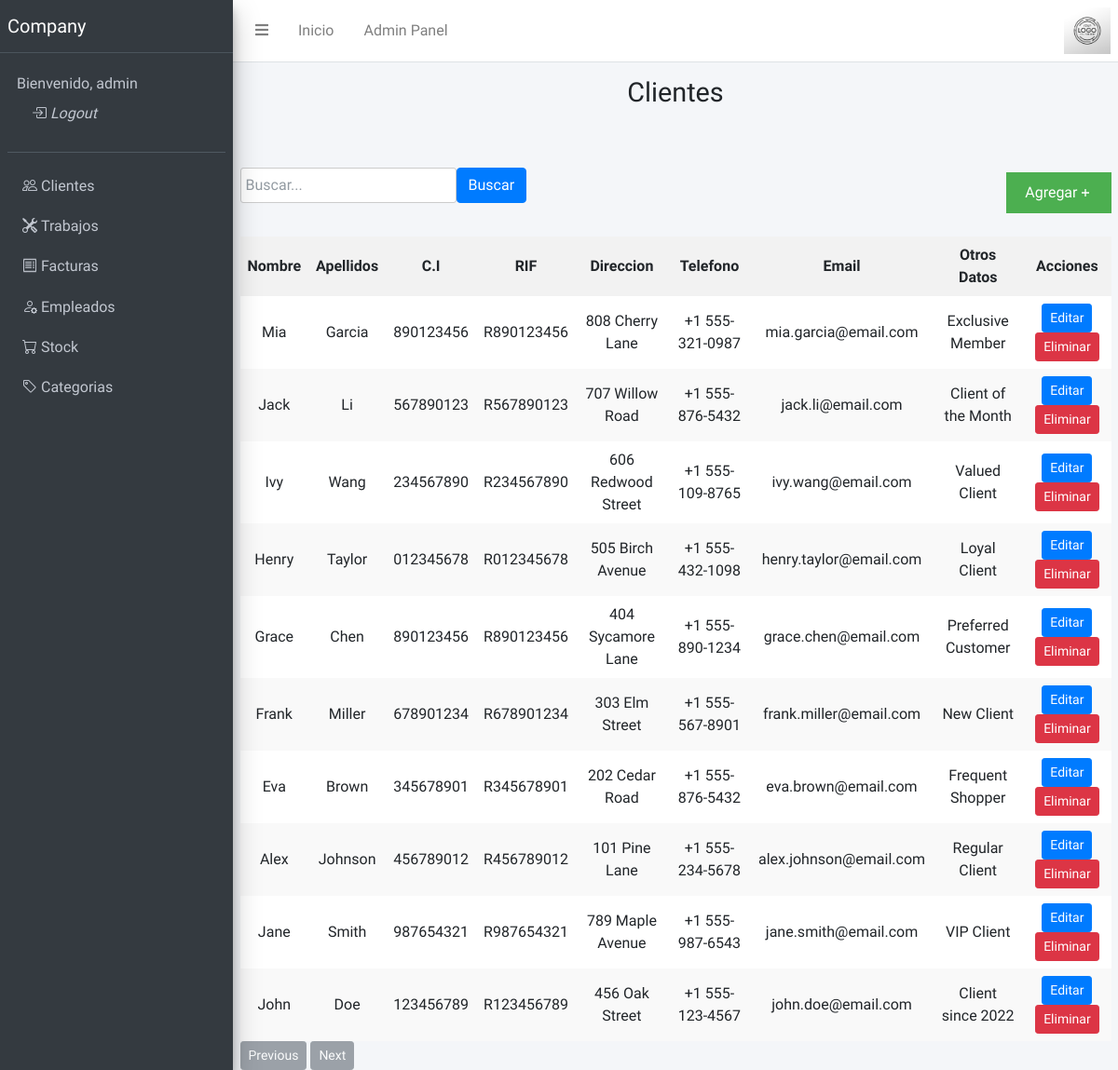
Screenshot of /clients/ (signed in) with the database file from the repository.
### clients/models.py (models this page shows, shortened)
class Client(models.Model):
    name = models.CharField(max_length=100, blank=False, null=True, verbose_name='Name')
    last_name = models.CharField(max_length=100, blank=False, null=True, verbose_name='Last Name')
    full_name = models.CharField(max_length=100, blank=True, null=True, unique=True, verbose_name='Full Name')
    ci = models.CharField(max_length=100, blank=False, null=True, verbose_name='Cedula de Identidad')
    rif = models.CharField(max_length=100, blank=True, null=True, verbose_name='Registro unico de Informacion Fiscal')
    address = models.CharField(max_length=100, blank=False, null=True, verbose_name='Address')
    phone = models.CharField(max_length=100, blank=False, null=True, verbose_name='Phone')
    email = models.EmailField(max_length=100, blank=False, null=True, verbose_name='Email')
    others_datas = models.CharField(max_length=100, blank=True, null=True, verbose_name='Others Datas')
    class Meta:
        db_table = 'clients'
        verbose_name = 'Client'
        verbose_name_plural = 'Clients'
        ordering = ['-id']

### clients/views.py (the view, shortened to what this page needs)
# urls.py: path('', ClientListView.as_view(), name='clients'),
class ClientListView(LoginRequiredMixin,PermissionRequiredMixin,ListView):
    model = Client
    template_name = 'clients_list.html'
    context_object_name = 'clients'
    login_url = 'website:login'
    permission_required = 'clients.view_client'
    def get_queryset(self):
        queryset = super().get_queryset()
        search_query = self.request.GET.get('search')
        return queryset

### clients/templates/clients_list.html (shortened to what this page needs)
{% extends 'base.html' %}
{% load static %}
{% block headerpage %}
Clientes
{% endblock %}
{% block content %}
<div class="container-fluid mt-5">
    <div class="table-header">
        <div class="search-container">
            <form method="GET" action="{% url 'clients:clients' %}">
                <div class="form-group">
                    <input type="text" class="form-control" name="search" placeholder="Buscar...">
                    <button type="submit" class="btn btn-primary">Buscar</button>
                </div>
            </form>
        </div>
        <div class="add-button">
            <button>
                <a href={%url 'clients:add_client' %} style="color:white">Agregar</a>
                <svg xmlns="http://www.w3.org/2000/svg" fill="none" viewBox="0 0 24 24" stroke="currentColor">
                    <path strokeLinecap="round" strokeLinejoin="round" strokeWidth="2" d="M12 6v6m0 0v6m0-6h6m-6 0H6" />
                </svg>
            </button>
        </div>
    </div>
    <div class="table-responsive">
        <table>
            <thead>
                <tr>
                    <th scope="col" style="text-align: center;">Nombre</th>
                    <th scope="col" style="text-align: center;">Apellidos</th>
                    <th scope="col" style="text-align: center;">C.I</th>
                    <th scope="col" style="text-align: center;">RIF</th>
                    <th scope="col" style="text-align: center;">Direccion</th>
                    <th scope="col" style="text-align: center;">Telefono</th>
                    <th scope="col" style="text-align: center;">Email</th>
                    <th scope="col" style="text-align: center;">Otros Datos</th>
                    <th scope="col" style="text-align: center;">Acciones</th>
                </tr>
            </thead>
            <tbody>
                {% for client in clients %}
                <tr>
                    <td style="text-align: center;">{{ client.name }}</td>
                    <td style="text-align: center;">{{ client.last_name }}</td>
                    <td style="text-align: center;">{{ client.ci }}</td>
                    {% if client.rif is None%}
                    <td style="text-align: center;">-</td>
                    {% else %}
                    <td style="text-align: center;">{{ client.rif }}</td>
                    {%endif%}
                    <td style="text-align: center;">{{ client.address }}</td>
                    <td style="text-align: center;">{{ client.phone }}</td>
                    <td style="text-align: center;">{{ client.email }}</td>
                    {% if client.others_datas is None%}
                    <td style="text-align: center;">-</td>
                    {% else%}
                    <td style="text-align: center;">{{ client.others_datas }}</td>
                    {%endif%}
                    <td style="text-align: center;">
                        <a href="{% url 'clients:update_client' client.id %}" class="btn btn-primary btn-sm">Editar</a>
                        <a href="{% url 'clients:delete_client' client.id %}" class="btn btn-danger btn-sm">Eliminar</a>
                    </td>
                </tr>
                {% empty %}
                <tr>
                    <td colspan="9" style="text-align: center;">No se encontraron clientes.</td>
                </tr>
                {% endfor %}
            </tbody>
        </table>
    </div>
    <div class="pagination-container">
        <button id="prev-page-btn" class="btn btn-secondary btn-sm">Previous</button>
        <button id="next-page-btn" class="btn btn-secondary btn-sm">Next</button>
    </div>
</div>
{% endblock %}

### templates/base.html (shortened to what this page needs)
{% load static %}
<!DOCTYPE html>
<html lang="en">
<head>
    <link rel="stylesheet" href="{% static 'plugins/fontawesome-free/css/all.min.css' %}">
    <link rel="stylesheet" href="{% static 'dist/css/adminlte.min.css' %}">
    <link rel="stylesheet" href="https://cdn.jsdelivr.net/npm/bootstrap-icons@1.10.5/font/bootstrap-icons.css">
    <link rel="stylesheet" href="{% static 'css/customstyles.css' %}">
</head>
<body class="hold-transition sidebar-mini">
    <div class="wrapper">
        <nav class="main-header navbar navbar-expand navbar-white navbar-light">
            <ul class="navbar-nav">
                <li class="nav-item">
                    <a class="nav-link" data-widget="pushmenu" href="#" role="button"><i class="fas fa-bars"></i></a>
                </li>
                <li class="nav-item d-none d-sm-inline-block">
                    <a href="{% url 'website:index' %}" class="nav-link">Inicio</a>
                </li>
                {% if user.is_authenticated and user.is_superuser %}
                    <li class="nav-item d-none d-sm-inline-block">
                        <a href="{% url 'admin:index' %}" class="nav-link">Admin Panel</a>
                    </li>
                {% endif %}
            </ul>
            <ul class="navbar-nav ml-auto">
                <img src="{% static 'dist/img/logo.png' %}" alt="Top Cauchos Logo" style="height: 50px;">
            </ul>
        </nav>
        <aside class="main-sidebar sidebar-dark-primary elevation-4">
            <a href="{% url 'website:index' %}" class="brand-link">
                <span class="brand-text font-weight-light">Company</span>
            </a>
            <div class="sidebar">
                <div class="user-panel mt-3 pb-3 mb-3 d-flex">
                    <div class="info">
                        <a href="#" class="d-block">Bienvenido, {{ user.username }}<a href="{% url 'website:logout' %}" class="nav-link"><i class="bi bi-box-arrow-in-right"> Logout</i></a></a>
                    </div>
                </div>
                <nav class="mt-2">
                    <ul class="nav nav-pills nav-sidebar flex-column" data-widget="treeview" role="menu"
                        data-accordion="false">
                        <li class="nav-item">
                            <a href="{% url 'clients:clients' %}" class="nav-link">
                                <i class="bi bi-people"></i>
                                <p href="{% url 'clients:clients' %}">Clientes</p>
                            </a>
                        </li>
                        <li class="nav-item">
                            <a href="{% url 'jobs:jobs' %}" class="nav-link">
                                <i class="bi bi-tools"></i>
                                <p href="{% url 'jobs:jobs' %}">Trabajos</p>
                            </a>
                        </li>
                        <li class="nav-item">
                            <a href="{% url 'management:invoices' %}" class="nav-link">
                                <i class="bi bi-receipt"></i>
                                <p href="{% url 'management:invoices' %}">Facturas</p>
                            </a>
                        </li>
                        <li class="nav-item">
                            <a href="{% url 'management:employees' %}" class="nav-link">
                                <i class="bi bi-person-gear"></i>
                                <p href="{% url 'management:employees' %}">Empleados</p>
                            </a>
                        </li>
                        <li class="nav-item">
                            <a href="{% url 'management:products' %}" class="nav-link">
                                <i class="bi bi-cart"></i>
                                <p href="{% url 'management:products' %}">Stock</p>
                            </a>
                        </li>
                        <li class="nav-item">
                            <a href="{% url 'management:categories' %}" class="nav-link">
                                <i class="bi bi-tag"></i>
                                <p href="{% url 'management:categories' %}">Categorias</p>
                            </a>
                        </li>
                    </ul>
                </nav>
            </div>
        </aside>
        <div class="content-wrapper">
            <div class="content-header">
                <div class="container-fluid">
                    <div>
                        <div>
                            <h1 class="m-0" style="text-align: center;">{% block headerpage %}{% endblock %}</h1>
                        </div>
                    </div>
                </div>
            </div>
            {% block content %}{% endblock %}
        </div>
    </div>
</body>
</html>

### static/css/customstyles.css (style rules this page uses)
body, h1, h2, h3, p, ul, li { margin: 0; padding: 0; }
html, body, .container { height: 100%; }
.table-responsive { overflow-x: auto; }
table { width: 100%; border-collapse: collapse; background-color: #fff; }
th, td { text-align: left; padding: 8px; }
th { background-color: #f2f2f2; }
tr:nth-child(even) { background-color: #f9f9f9; }
.table-header { display: flex; justify-content: space-between; align-items: center; margin-bottom: 20px; }
.add-button button { padding: 10px 20px; background-color: #4CAF50; color: white; border: none; cursor: pointer; display: flex; align-items: center; }
.add-button button svg { width: 16px; height: 16px; stroke-width: 2; vertical-align: middle; }
.search-container { margin-right: 10px; }
.search-container .form-group { display: flex; align-items: center; }
.search-container input { padding: 5px; border: 1px solid #ccc; border-radius: 3px; }

### rows the page displays
Client: name "Mia", last_name "Garcia", ci "890123456", rif "R890123456", address "808 Cherry Lane", phone "+1 555-321-0987", email "mia.garcia@email.com", others_datas "Exclusive Member"
Client: name "Jack", last_name "Li", ci "567890123", rif "R567890123", address "707 Willow Road", phone "+1 555-876-5432", email "jack.li@email.com", others_datas "Client of the Month"
Client: name "Ivy", last_name "Wang", ci "234567890", rif "R234567890", address "606 Redwood Street", phone "+1 555-109-8765", email "ivy.wang@email.com", others_datas "Valued Client"
Client: name "Henry", last_name "Taylor", ci "012345678", rif "R012345678", address "505 Birch Avenue", phone "+1 555-432-1098", email "henry.taylor@email.com", others_datas "Loyal Client"
Client: name "Grace", last_name "Chen", ci "890123456", rif "R890123456", address "404 Sycamore Lane", phone "+1 555-890-1234", email "grace.chen@email.com", others_datas "Preferred Customer"
Client: name "Frank", last_name "Miller", ci "678901234", rif "R678901234", address "303 Elm Street", phone "+1 555-567-8901", email "frank.miller@email.com", others_datas "New Client"
Client: name "Eva", last_name "Brown", ci "345678901", rif "R345678901", address "202 Cedar Road", phone "+1 555-876-5432", email "eva.brown@email.com", others_datas "Frequent Shopper"
Client: name "Alex", last_name "Johnson", ci "456789012", rif "R456789012", address "101 Pine Lane", phone "+1 555-234-5678", email "alex.johnson@email.com", others_datas "Regular Client"
Client: name "Jane", last_name "Smith", ci "987654321", rif "R987654321", address "789 Maple Avenue", phone "+1 555-987-6543", email "jane.smith@email.com", others_datas "VIP Client"
Client: name "John", last_name "Doe", ci "123456789", rif "R123456789", address "456 Oak Street", phone "+1 555-123-4567", email "john.doe@email.com", others_datas "Client since 2022"

### other values shown
{{ user.username }} "admin"
